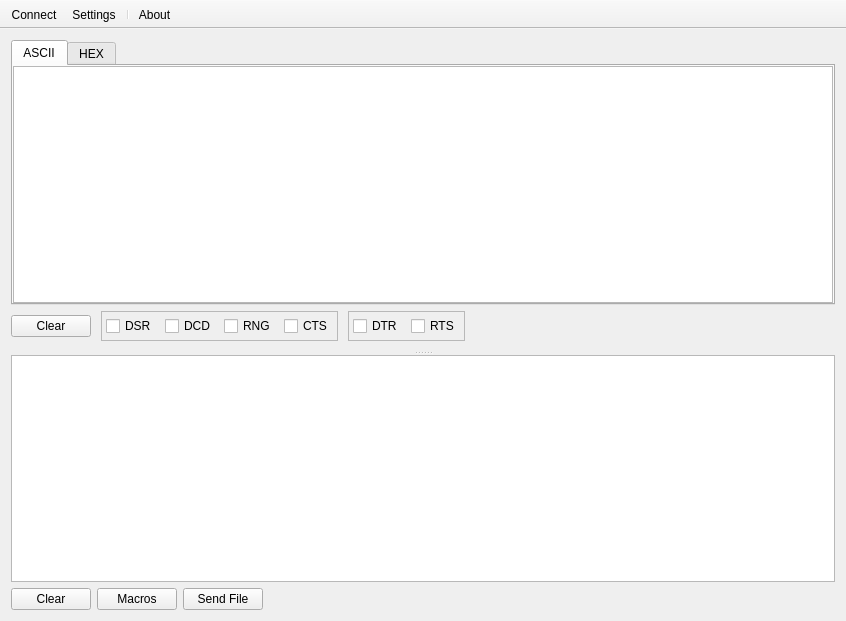
<?xml version="1.0" encoding="UTF-8"?>
<ui version="4.0">
 <class>MainWindow</class>
 <widget class="QMainWindow" name="MainWindow">
  <property name="geometry">
   <rect>
    <x>0</x>
    <y>0</y>
    <width>846</width>
    <height>621</height>
   </rect>
  </property>
  <property name="windowTitle">
   <string>MainWindow</string>
  </property>
  <widget class="QWidget" name="centralWidget">
   <layout class="QVBoxLayout" name="verticalLayout_2">
    <item>
     <widget class="QSplitter" name="splitter">
      <property name="sizePolicy">
       <sizepolicy hsizetype="Preferred" vsizetype="Expanding">
        <horstretch>0</horstretch>
        <verstretch>0</verstretch>
       </sizepolicy>
      </property>
      <property name="orientation">
       <enum>Qt::Orientation::Vertical</enum>
      </property>
      <widget class="QFrame" name="frameOutput">
       <property name="sizePolicy">
        <sizepolicy hsizetype="Preferred" vsizetype="Expanding">
         <horstretch>0</horstretch>
         <verstretch>0</verstretch>
        </sizepolicy>
       </property>
       <property name="frameShape">
        <enum>QFrame::Shape::NoFrame</enum>
       </property>
       <property name="frameShadow">
        <enum>QFrame::Shadow::Plain</enum>
       </property>
       <layout class="QVBoxLayout" name="verticalLayout">
        <property name="leftMargin">
         <number>0</number>
        </property>
        <property name="topMargin">
         <number>0</number>
        </property>
        <property name="rightMargin">
         <number>0</number>
        </property>
        <property name="bottomMargin">
         <number>10</number>
        </property>
        <item>
         <widget class="QTabWidget" name="tabOutput">
          <property name="currentIndex">
           <number>0</number>
          </property>
          <widget class="QWidget" name="tabOutputAscii">
           <attribute name="title">
            <string>ASCII</string>
           </attribute>
           <layout class="QHBoxLayout" name="horizontalLayout_2">
            <property name="spacing">
             <number>0</number>
            </property>
            <property name="leftMargin">
             <number>0</number>
            </property>
            <property name="topMargin">
             <number>0</number>
            </property>
            <property name="rightMargin">
             <number>0</number>
            </property>
            <property name="bottomMargin">
             <number>0</number>
            </property>
            <item>
             <widget class="QPlainTextEdit" name="editOutputAscii">
              <property name="documentTitle">
               <string notr="true"/>
              </property>
              <property name="undoRedoEnabled">
               <bool>false</bool>
              </property>
              <property name="plainText">
               <string notr="true"/>
              </property>
              <property name="textInteractionFlags">
               <set>Qt::TextInteractionFlag::TextSelectableByKeyboard|Qt::TextInteractionFlag::TextSelectableByMouse</set>
              </property>
              <property name="placeholderText">
               <string notr="true"/>
              </property>
             </widget>
            </item>
           </layout>
          </widget>
          <widget class="QWidget" name="tabOutputHex">
           <attribute name="title">
            <string>HEX</string>
           </attribute>
           <layout class="QHBoxLayout" name="horizontalLayout_3">
            <property name="spacing">
             <number>0</number>
            </property>
            <property name="leftMargin">
             <number>0</number>
            </property>
            <property name="topMargin">
             <number>0</number>
            </property>
            <property name="rightMargin">
             <number>0</number>
            </property>
            <property name="bottomMargin">
             <number>0</number>
            </property>
            <item>
             <widget class="QPlainTextEdit" name="editOutputHex">
              <property name="documentTitle">
               <string notr="true"/>
              </property>
              <property name="undoRedoEnabled">
               <bool>false</bool>
              </property>
              <property name="plainText">
               <string notr="true"/>
              </property>
              <property name="textInteractionFlags">
               <set>Qt::TextInteractionFlag::TextSelectableByKeyboard|Qt::TextInteractionFlag::TextSelectableByMouse</set>
              </property>
              <property name="placeholderText">
               <string notr="true"/>
              </property>
             </widget>
            </item>
           </layout>
          </widget>
         </widget>
        </item>
        <item>
         <widget class="QFrame" name="frameOutputTools">
          <property name="frameShape">
           <enum>QFrame::Shape::NoFrame</enum>
          </property>
          <property name="frameShadow">
           <enum>QFrame::Shadow::Plain</enum>
          </property>
          <layout class="QHBoxLayout" name="horizontalLayout_6">
           <property name="spacing">
            <number>10</number>
           </property>
           <property name="leftMargin">
            <number>0</number>
           </property>
           <property name="topMargin">
            <number>0</number>
           </property>
           <property name="rightMargin">
            <number>0</number>
           </property>
           <property name="bottomMargin">
            <number>0</number>
           </property>
           <item>
            <widget class="QPushButton" name="btnOutputClear">
             <property name="text">
              <string>Clear</string>
             </property>
            </widget>
           </item>
           <item>
            <widget class="QFrame" name="framePinoutSignals">
             <property name="frameShape">
              <enum>QFrame::Shape::StyledPanel</enum>
             </property>
             <property name="frameShadow">
              <enum>QFrame::Shadow::Plain</enum>
             </property>
             <layout class="QHBoxLayout" name="horizontalLayout">
              <property name="spacing">
               <number>8</number>
              </property>
              <property name="leftMargin">
               <number>4</number>
              </property>
              <property name="topMargin">
               <number>4</number>
              </property>
              <property name="rightMargin">
               <number>4</number>
              </property>
              <property name="bottomMargin">
               <number>4</number>
              </property>
              <item>
               <widget class="WCheckBox" name="checkDSR">
                <property name="sizePolicy">
                 <sizepolicy hsizetype="Preferred" vsizetype="Fixed">
                  <horstretch>0</horstretch>
                  <verstretch>0</verstretch>
                 </sizepolicy>
                </property>
                <property name="focusPolicy">
                 <enum>Qt::FocusPolicy::NoFocus</enum>
                </property>
                <property name="text">
                 <string notr="true">DSR</string>
                </property>
                <property name="shortcut">
                 <string notr="true"/>
                </property>
               </widget>
              </item>
              <item>
               <widget class="WCheckBox" name="checkDCD">
                <property name="focusPolicy">
                 <enum>Qt::FocusPolicy::NoFocus</enum>
                </property>
                <property name="text">
                 <string notr="true">DCD</string>
                </property>
                <property name="shortcut">
                 <string notr="true"/>
                </property>
               </widget>
              </item>
              <item>
               <widget class="WCheckBox" name="checkRNG">
                <property name="focusPolicy">
                 <enum>Qt::FocusPolicy::NoFocus</enum>
                </property>
                <property name="text">
                 <string notr="true">RNG</string>
                </property>
                <property name="shortcut">
                 <string notr="true"/>
                </property>
               </widget>
              </item>
              <item>
               <widget class="WCheckBox" name="checkCTS">
                <property name="focusPolicy">
                 <enum>Qt::FocusPolicy::NoFocus</enum>
                </property>
                <property name="text">
                 <string notr="true">CTS</string>
                </property>
                <property name="shortcut">
                 <string notr="true"/>
                </property>
               </widget>
              </item>
             </layout>
            </widget>
           </item>
           <item>
            <widget class="QFrame" name="framePinoutSignals2">
             <property name="frameShape">
              <enum>QFrame::Shape::StyledPanel</enum>
             </property>
             <property name="frameShadow">
              <enum>QFrame::Shadow::Plain</enum>
             </property>
             <layout class="QHBoxLayout" name="horizontalLayout_5">
              <property name="spacing">
               <number>8</number>
              </property>
              <property name="leftMargin">
               <number>4</number>
              </property>
              <property name="topMargin">
               <number>4</number>
              </property>
              <property name="rightMargin">
               <number>4</number>
              </property>
              <property name="bottomMargin">
               <number>4</number>
              </property>
              <item>
               <widget class="WCheckBox" name="checkDTR">
                <property name="focusPolicy">
                 <enum>Qt::FocusPolicy::NoFocus</enum>
                </property>
                <property name="text">
                 <string notr="true">DTR</string>
                </property>
                <property name="shortcut">
                 <string notr="true"/>
                </property>
               </widget>
              </item>
              <item>
               <widget class="WCheckBox" name="checkRTS">
                <property name="focusPolicy">
                 <enum>Qt::FocusPolicy::NoFocus</enum>
                </property>
                <property name="text">
                 <string notr="true">RTS</string>
                </property>
                <property name="shortcut">
                 <string notr="true"/>
                </property>
               </widget>
              </item>
             </layout>
            </widget>
           </item>
           <item>
            <spacer name="horizontalSpacer">
             <property name="orientation">
              <enum>Qt::Orientation::Horizontal</enum>
             </property>
             <property name="sizeHint" stdset="0">
              <size>
               <width>719</width>
               <height>20</height>
              </size>
             </property>
            </spacer>
           </item>
          </layout>
         </widget>
        </item>
       </layout>
      </widget>
      <widget class="QFrame" name="frameInput">
       <property name="sizePolicy">
        <sizepolicy hsizetype="Preferred" vsizetype="Maximum">
         <horstretch>0</horstretch>
         <verstretch>0</verstretch>
        </sizepolicy>
       </property>
       <property name="frameShape">
        <enum>QFrame::Shape::NoFrame</enum>
       </property>
       <property name="frameShadow">
        <enum>QFrame::Shadow::Plain</enum>
       </property>
       <layout class="QVBoxLayout" name="verticalLayout_3">
        <property name="leftMargin">
         <number>0</number>
        </property>
        <property name="topMargin">
         <number>0</number>
        </property>
        <property name="rightMargin">
         <number>0</number>
        </property>
        <property name="bottomMargin">
         <number>0</number>
        </property>
        <item>
         <widget class="WTextEdit" name="editInput"/>
        </item>
        <item>
         <widget class="QFrame" name="frameInpuTools">
          <property name="sizePolicy">
           <sizepolicy hsizetype="Preferred" vsizetype="Maximum">
            <horstretch>0</horstretch>
            <verstretch>0</verstretch>
           </sizepolicy>
          </property>
          <property name="frameShape">
           <enum>QFrame::Shape::NoFrame</enum>
          </property>
          <property name="frameShadow">
           <enum>QFrame::Shadow::Plain</enum>
          </property>
          <layout class="QHBoxLayout" name="horizontalLayout_4">
           <property name="leftMargin">
            <number>0</number>
           </property>
           <property name="topMargin">
            <number>0</number>
           </property>
           <property name="rightMargin">
            <number>0</number>
           </property>
           <property name="bottomMargin">
            <number>0</number>
           </property>
           <item>
            <widget class="QPushButton" name="btnInputClear">
             <property name="text">
              <string>Clear</string>
             </property>
            </widget>
           </item>
           <item>
            <widget class="QPushButton" name="btnMacros">
             <property name="text">
              <string>Macros</string>
             </property>
            </widget>
           </item>
           <item>
            <widget class="QPushButton" name="btnSendFile">
             <property name="text">
              <string>Send File</string>
             </property>
            </widget>
           </item>
           <item>
            <spacer name="horizontalSpacer_2">
             <property name="orientation">
              <enum>Qt::Orientation::Horizontal</enum>
             </property>
             <property name="sizeHint" stdset="0">
              <size>
               <width>547</width>
               <height>20</height>
              </size>
             </property>
            </spacer>
           </item>
          </layout>
         </widget>
        </item>
       </layout>
      </widget>
     </widget>
    </item>
   </layout>
  </widget>
  <widget class="QMenuBar" name="menuBar">
   <property name="geometry">
    <rect>
     <x>0</x>
     <y>0</y>
     <width>846</width>
     <height>23</height>
    </rect>
   </property>
  </widget>
  <widget class="QToolBar" name="mainToolBar">
   <property name="movable">
    <bool>false</bool>
   </property>
   <property name="iconSize">
    <size>
     <width>48</width>
     <height>48</height>
    </size>
   </property>
   <property name="floatable">
    <bool>false</bool>
   </property>
   <attribute name="toolBarArea">
    <enum>TopToolBarArea</enum>
   </attribute>
   <attribute name="toolBarBreak">
    <bool>false</bool>
   </attribute>
   <addaction name="action_Connect"/>
   <addaction name="action_Settings"/>
   <addaction name="separator"/>
   <addaction name="action_About"/>
  </widget>
  <action name="action_Connect">
   <property name="icon">
    <iconset resource="main.qrc">
     <normaloff>:/images/48x48/connect.png</normaloff>:/images/48x48/connect.png</iconset>
   </property>
   <property name="text">
    <string>Connect</string>
   </property>
   <property name="toolTip">
    <string>Connect</string>
   </property>
  </action>
  <action name="action_Settings">
   <property name="icon">
    <iconset resource="main.qrc">
     <normaloff>:/images/48x48/settings.png</normaloff>:/images/48x48/settings.png</iconset>
   </property>
   <property name="text">
    <string>Settings</string>
   </property>
   <property name="toolTip">
    <string>Settings</string>
   </property>
  </action>
  <action name="action_About">
   <property name="icon">
    <iconset resource="main.qrc">
     <normaloff>:/images/48x48/about.png</normaloff>:/images/48x48/about.png</iconset>
   </property>
   <property name="text">
    <string>About</string>
   </property>
   <property name="toolTip">
    <string>About</string>
   </property>
  </action>
 </widget>
 <layoutdefault spacing="6" margin="11"/>
 <customwidgets>
  <customwidget>
   <class>WTextEdit</class>
   <extends>QTextEdit</extends>
   <header location="global">wtextedit.h</header>
  </customwidget>
  <customwidget>
   <class>WCheckBox</class>
   <extends>QCheckBox</extends>
   <header location="global">wcheckbox.h</header>
  </customwidget>
 </customwidgets>
 <tabstops>
  <tabstop>tabOutput</tabstop>
  <tabstop>editOutputAscii</tabstop>
  <tabstop>editOutputHex</tabstop>
  <tabstop>btnOutputClear</tabstop>
  <tabstop>btnInputClear</tabstop>
  <tabstop>btnMacros</tabstop>
  <tabstop>btnSendFile</tabstop>
 </tabstops>
 <resources>
  <include location="main.qrc"/>
 </resources>
 <connections/>
</ui>
